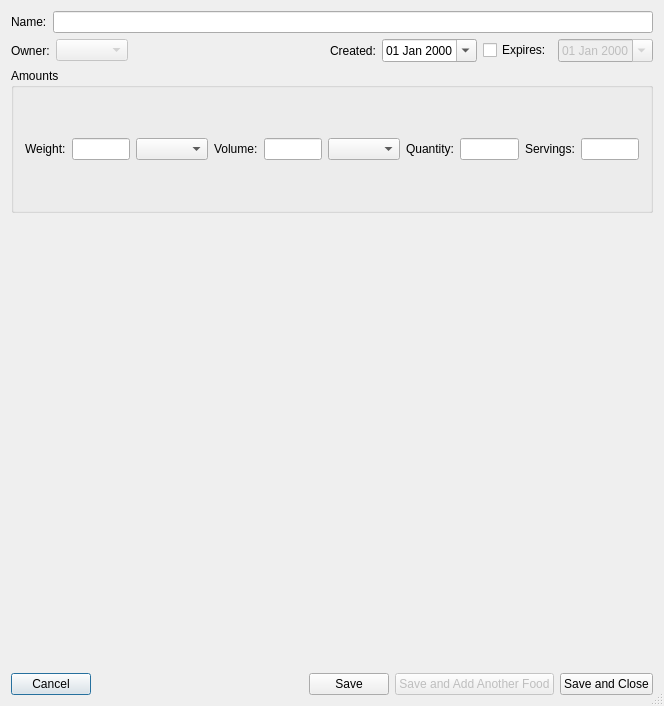
<?xml version="1.0" encoding="UTF-8"?>
<ui version="4.0">
 <class>EditCompositeFoodUI</class>
 <widget class="QDialog" name="EditCompositeFoodUI">
  <property name="geometry">
   <rect>
    <x>0</x>
    <y>0</y>
    <width>664</width>
    <height>706</height>
   </rect>
  </property>
  <property name="windowTitle">
   <string>Add or Edit Composite Food</string>
  </property>
  <property name="sizeGripEnabled">
   <bool>true</bool>
  </property>
  <layout class="QVBoxLayout" name="verticalLayout">
   <item>
    <layout class="QHBoxLayout" name="horizontalLayout">
     <item>
      <widget class="QLabel" name="label">
       <property name="text">
        <string>Name:</string>
       </property>
      </widget>
     </item>
     <item>
      <widget class="QLineEdit" name="txtName"/>
     </item>
    </layout>
   </item>
   <item>
    <layout class="QHBoxLayout" name="horizontalLayout_2">
     <item>
      <widget class="QLabel" name="label_4">
       <property name="text">
        <string>Owner:</string>
       </property>
      </widget>
     </item>
     <item>
      <widget class="QComboBox" name="cboOwner">
       <property name="enabled">
        <bool>false</bool>
       </property>
      </widget>
     </item>
     <item>
      <spacer name="horizontalSpacer">
       <property name="orientation">
        <enum>Qt::Horizontal</enum>
       </property>
       <property name="sizeHint" stdset="0">
        <size>
         <width>40</width>
         <height>20</height>
        </size>
       </property>
      </spacer>
     </item>
     <item>
      <widget class="QLabel" name="lblCreated">
       <property name="text">
        <string>Created:</string>
       </property>
      </widget>
     </item>
     <item>
      <widget class="QDateEdit" name="deCreated">
       <property name="displayFormat">
        <string>dd MMM yyyy</string>
       </property>
       <property name="calendarPopup">
        <bool>true</bool>
       </property>
      </widget>
     </item>
     <item>
      <widget class="QCheckBox" name="chkExpires">
       <property name="text">
        <string>Expires:</string>
       </property>
      </widget>
     </item>
     <item>
      <widget class="QDateEdit" name="deExpires">
       <property name="enabled">
        <bool>false</bool>
       </property>
       <property name="specialValueText">
        <string/>
       </property>
       <property name="displayFormat">
        <string>dd MMM yyyy</string>
       </property>
       <property name="calendarPopup">
        <bool>true</bool>
       </property>
       <property name="date">
        <date>
         <year>2000</year>
         <month>1</month>
         <day>1</day>
        </date>
       </property>
      </widget>
     </item>
    </layout>
   </item>
   <item>
    <widget class="QGroupBox" name="groupBox">
     <property name="title">
      <string>Amounts</string>
     </property>
     <layout class="QHBoxLayout" name="horizontalLayout_3">
      <item>
       <widget class="QLabel" name="label_6">
        <property name="text">
         <string>Weight:</string>
        </property>
       </widget>
      </item>
      <item>
       <widget class="QLineEdit" name="txtWeight">
        <property name="minimumSize">
         <size>
          <width>50</width>
          <height>0</height>
         </size>
        </property>
        <property name="alignment">
         <set>Qt::AlignRight|Qt::AlignTrailing|Qt::AlignVCenter</set>
        </property>
       </widget>
      </item>
      <item>
       <widget class="QComboBox" name="cboWeightUnit"/>
      </item>
      <item>
       <widget class="QLabel" name="label_7">
        <property name="text">
         <string>Volume:</string>
        </property>
       </widget>
      </item>
      <item>
       <widget class="QLineEdit" name="txtVolume">
        <property name="minimumSize">
         <size>
          <width>50</width>
          <height>0</height>
         </size>
        </property>
        <property name="alignment">
         <set>Qt::AlignRight|Qt::AlignTrailing|Qt::AlignVCenter</set>
        </property>
       </widget>
      </item>
      <item>
       <widget class="QComboBox" name="cboVolumeUnit"/>
      </item>
      <item>
       <widget class="QLabel" name="label_8">
        <property name="text">
         <string>Quantity:</string>
        </property>
       </widget>
      </item>
      <item>
       <widget class="QLineEdit" name="txtQuantity">
        <property name="minimumSize">
         <size>
          <width>50</width>
          <height>0</height>
         </size>
        </property>
        <property name="alignment">
         <set>Qt::AlignRight|Qt::AlignTrailing|Qt::AlignVCenter</set>
        </property>
       </widget>
      </item>
      <item>
       <widget class="QLabel" name="label_9">
        <property name="text">
         <string>Servings:</string>
        </property>
       </widget>
      </item>
      <item>
       <widget class="QLineEdit" name="txtServings">
        <property name="minimumSize">
         <size>
          <width>50</width>
          <height>0</height>
         </size>
        </property>
        <property name="alignment">
         <set>Qt::AlignRight|Qt::AlignTrailing|Qt::AlignVCenter</set>
        </property>
       </widget>
      </item>
     </layout>
    </widget>
   </item>
   <item>
    <widget class="FoodSearchControl" name="fscSearch" native="true"/>
   </item>
   <item>
    <widget class="SelectFoodControl" name="sfcResultsList" native="true"/>
   </item>
   <item>
    <widget class="FoodTree" name="ftComponents" native="true"/>
   </item>
   <item>
    <layout class="QHBoxLayout" name="horizontalLayout_6">
     <item>
      <widget class="QPushButton" name="btnCancel">
       <property name="text">
        <string>Cancel</string>
       </property>
      </widget>
     </item>
     <item>
      <spacer name="horizontalSpacer_5">
       <property name="orientation">
        <enum>Qt::Horizontal</enum>
       </property>
       <property name="sizeHint" stdset="0">
        <size>
         <width>40</width>
         <height>20</height>
        </size>
       </property>
      </spacer>
     </item>
     <item>
      <widget class="QPushButton" name="btnSave">
       <property name="text">
        <string>Save</string>
       </property>
       <property name="default">
        <bool>false</bool>
       </property>
      </widget>
     </item>
     <item>
      <widget class="QPushButton" name="btnSaveAndAdd">
       <property name="enabled">
        <bool>false</bool>
       </property>
       <property name="text">
        <string>Save and Add Another Food</string>
       </property>
      </widget>
     </item>
     <item>
      <widget class="QPushButton" name="btnSaveAndClose">
       <property name="text">
        <string>Save and Close</string>
       </property>
       <property name="default">
        <bool>false</bool>
       </property>
      </widget>
     </item>
    </layout>
   </item>
  </layout>
 </widget>
 <layoutdefault spacing="6" margin="11"/>
 <customwidgets>
  <customwidget>
   <class>FoodTree</class>
   <extends>QWidget</extends>
   <header>widgets/food_tree.h</header>
   <container>1</container>
  </customwidget>
  <customwidget>
   <class>FoodSearchControl</class>
   <extends>QWidget</extends>
   <header>widgets/food_search_control.h</header>
   <container>1</container>
  </customwidget>
  <customwidget>
   <class>SelectFoodControl</class>
   <extends>QWidget</extends>
   <header>widgets/select_food_control.h</header>
   <container>1</container>
  </customwidget>
 </customwidgets>
 <resources/>
 <connections/>
</ui>
